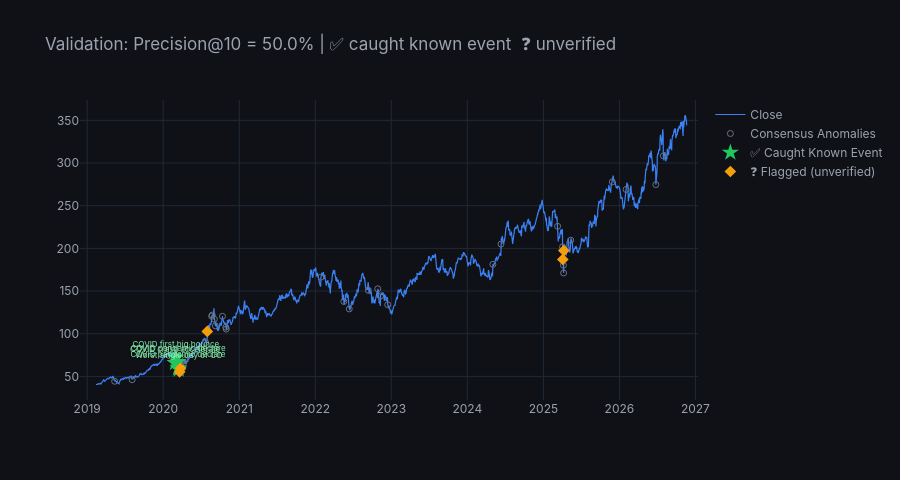

The cell this chart's notebook holds for it:
### Code cell
# =========================================================
# Precision@K and Recall@K Results
# =========================================================
import plotly.graph_objects as go

# Full validation table
detail = summarize_validation(df_det, date_col='date', score_col='vote_sum', ks=[5, 10, 15, 20])

# Top-10 detail
p10, top10 = precision_at_k(df_det, 'date', 'vote_sum', k=10, window_days=1)
print(f'\n  Precision@10 = {p10:.1%}\n')
for _, row in top10.iterrows():
    icon = '✅' if row['is_known_event'] else '❓'
    print(f"  {icon}  {pd.to_datetime(row['date']).strftime('%Y-%m-%d')}  "
          f"votes={int(row['vote_sum'])}  {str(row['event_label'])[:55]}")

# Chart
fig = go.Figure()
fig.add_trace(go.Scatter(
    x=df_det['date'], y=df_det[TARGET],
    mode='lines', name=TARGET, line=dict(color='#3b82f6', width=1.2),
))
mask = df_det['anom_consensus'] == 1
fig.add_trace(go.Scatter(
    x=df_det.loc[mask, 'date'], y=df_det.loc[mask, TARGET],
    mode='markers', name='Consensus Anomalies',
    marker=dict(color='#6b7280', size=6, symbol='circle-open'),
))
tp_mask  = top10['is_known_event']
tp_dates = pd.to_datetime(top10.loc[tp_mask, 'date'])
tp_vals  = df_det.set_index('date').reindex(tp_dates)[TARGET].values
fig.add_trace(go.Scatter(
    x=tp_dates, y=tp_vals,
    mode='markers+text', name='✅ Caught Known Event',
    marker=dict(color='#22c55e', size=13, symbol='star'),
    text=top10.loc[tp_mask, 'event_label'].str[:22].values,
    textposition='top center', textfont=dict(size=8, color='#86efac'),
))
fn_mask  = ~top10['is_known_event']
fn_dates = pd.to_datetime(top10.loc[fn_mask, 'date'])
if len(fn_dates):
    fn_vals = df_det.set_index('date').reindex(fn_dates)[TARGET].values
    fig.add_trace(go.Scatter(
        x=fn_dates, y=fn_vals,
        mode='markers', name='❓ Flagged (unverified)',
        marker=dict(color='#f59e0b', size=9, symbol='diamond'),
    ))
fig.update_layout(
    title=f'Validation: Precision@10 = {p10:.1%} | ✅ caught known event  ❓ unverified',
    template='plotly_dark', paper_bgcolor='#0f1117', plot_bgcolor='#0f1117',
    font=dict(family='Inter', color='#9ca3af'),
    xaxis=dict(gridcolor='#1f2937'), yaxis=dict(gridcolor='#1f2937'),
    height=480, hovermode='x unified',
)
fig.show()

### Figure 1 — Plotly figure (JSON) as saved in the notebook; plotly's stock layout.template omitted (floating-point values rounded to 4 significant figures; data arrays with more than 128 entries replaced by an {"elided": "..."} marker saying what was removed)
{"data": [{"line": {"color": "#3b82f6", "width": 1.2}, "mode": "lines", "name": "Close", "type": "scatter", "x": {"elided": "1956 str values"}, "y": {"elided": "1956 float values"}}, {"marker": {"color": "#6b7280", "size": 6, "symbol": "circle-open"}, "mode": "markers", "name": "Consensus Anomalies", "type": "scatter", "x": ["2019-05-13T00:00:00.000000000", "2019-08-05T00:00:00.000000000", "2020-01-31T00:00:00.000000000", "2020-02-24T00:00:00.000000000", "2020-02-27T00:00:00.000000000", "2020-02-28T00:00:00.000000000", "2020-03-02T00:00:00.000000000", "2020-03-09T00:00:00.000000000", "2020-03-10T00:00:00.000000000", "2020-03-12T00:00:00.000000000", "2020-03-13T00:00:00.000000000", "2020-03-16T00:00:00.000000000", "2020-03-17T00:00:00.000000000", "2020-03-20T00:00:00.000000000", "2020-03-24T00:00:00.000000000", "2020-03-26T00:00:00.000000000", "2020-03-27T00:00:00.000000000", "2020-04-01T00:00:00.000000000", "2020-04-06T00:00:00.000000000", "2020-04-14T00:00:00.000000000", "2020-06-11T00:00:00.000000000", "2020-07-23T00:00:00.000000000", "2020-07-31T00:00:00.000000000", "2020-08-21T00:00:00.000000000", "2020-08-24T00:00:00.000000000", "2020-09-03T00:00:00.000000000", "2020-09-08T00:00:00.000000000", "2020-10-12T00:00:00.000000000", "2020-10-28T00:00:00.000000000", "2020-10-30T00:00:00.000000000", "2022-01-28T00:00:00.000000000", "2022-05-18T00:00:00.000000000", "2022-06-13T00:00:00.000000000", "2022-09-13T00:00:00.000000000", "2022-10-28T00:00:00.000000000", "2022-11-10T00:00:00.000000000", "2022-12-15T00:00:00.000000000", "2024-05-03T00:00:00.000000000", "2024-06-11T00:00:00.000000000", "2025-03-10T00:00:00.000000000", "2025-04-03T00:00:00.000000000", "2025-04-04T00:00:00.000000000", "2025-04-07T00:00:00.000000000", "2025-04-08T00:00:00.000000000", "2025-04-09T00:00:00.000000000", "2025-05-12T00:00:00.000000000", "2025-11-28T00:00:00.000000000", "2026-02-02T00:00:00.000000000", "2026-06-25T00:00:00.000000000", "2026-07-31T00:00:00.000000000"], "y": [44.35, 46.17, 74.42, 71.87, 65.92, 65.88, 72.02, 64.15, 68.77, 59.83, 66.99, 58.38, 60.94, 55.25, 59.5, 62.29, 59.71, 58.06, 63.26, 69.18, 81.18, 89.75, 102.7, 120.4, 121.9, 117.1, 109.3, 120.5, 107.7, 105.4, 166.3, 137.8, 129.1, 150.8, 152.6, 144.2, 134.0, 181.3, 205.0, 225.9, 201.8, 187.1, 180.2, 171.2, 197.5, 209.6, 277.9, 269.1, 274.7, 308.4]}, {"marker": {"color": "#22c55e", "size": 13, "symbol": "star"}, "mode": "markers+text", "name": "✅ Caught Known Event", "text": ["COVID pandemic declare", "Worst single day of CO", "COVID pandemic declare", "COVID first big bounce", "COVID crash accelerate"], "textfont": {"color": "#86efac", "size": 8}, "textposition": "top center", "type": "scatter", "x": ["2020-03-13T00:00:00.000000000", "2020-03-16T00:00:00.000000000", "2020-03-12T00:00:00.000000000", "2020-03-02T00:00:00.000000000", "2020-02-27T00:00:00.000000000"], "y": [66.99, 58.38, 59.83, 72.02, 65.92]}, {"marker": {"color": "#f59e0b", "size": 9, "symbol": "diamond"}, "mode": "markers", "name": "❓ Flagged (unverified)", "type": "scatter", "x": ["2020-07-31T00:00:00.000000000", "2020-03-24T00:00:00.000000000", "2020-03-20T00:00:00.000000000", "2025-04-09T00:00:00.000000000", "2025-04-04T00:00:00.000000000"], "y": [102.7, 59.5, 55.25, 197.5, 187.1]}], "layout": {"font": {"color": "#9ca3af", "family": "Inter"}, "height": 480, "hovermode": "x unified", "paper_bgcolor": "#0f1117", "plot_bgcolor": "#0f1117", "title": {"text": "Validation: Precision@10 = 50.0% | ✅ caught known event  ❓ unverified"}, "xaxis": {"gridcolor": "#1f2937"}, "yaxis": {"gridcolor": "#1f2937"}}}
